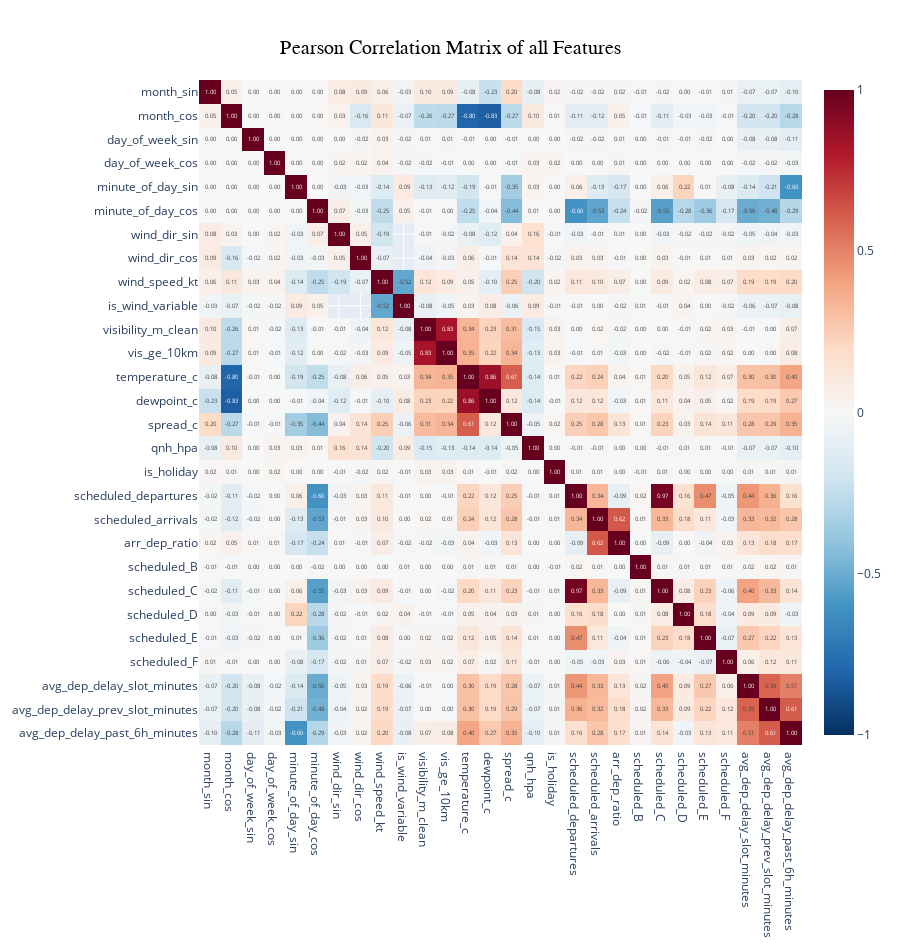

Here is the notebook cell this chart was saved with:
### Markdown cell above
Erstellung einer Korrelationsmatrix für alle Features (jedes Feature gegen jedes).

### Code cell
df = helper_df.copy()

features = [
    "month_sin", "month_cos",
    "day_of_week_sin", "day_of_week_cos",
    "minute_of_day_sin", "minute_of_day_cos",
    "wind_dir_sin", "wind_dir_cos",
    "wind_speed_kt",
    "is_wind_variable",
    "visibility_m_clean",
    "vis_ge_10km",
    "temperature_c",
    "dewpoint_c",
    "spread_c",
    "qnh_hpa",
    "is_holiday",
    "scheduled_departures",
    "scheduled_arrivals",
    "arr_dep_ratio",
    "scheduled_B",
    "scheduled_C",
    "scheduled_D",
    "scheduled_E",
    "scheduled_F",
    "avg_dep_delay_slot_minutes",
    "avg_dep_delay_prev_slot_minutes",
    "avg_dep_delay_past_6h_minutes",
]

corr_df = df[features].copy()

# --- Compute correlation matrix ---
corr_matrix = corr_df.corr(method="pearson")

# --- Plotly heatmap ---
fig = px.imshow(
    corr_matrix,
    text_auto=".2f",          # Values inside cells
    aspect="auto",           # Fit cell sizes
    color_continuous_scale="RdBu_r", # Diverging red–blue scale
    zmin=-1,                 # Fix scale from -1 to 1
    zmax=1
)

# Centre title, adjust fonts, margins, and overall height
fig.update_layout(
    title=dict(
        text="Pearson Correlation Matrix of all Features",
        x=0.5, xanchor="center", yanchor="top"
    ),
    title_font=dict(size=20, family="Arial", color="black"),
    height=950,
    margin=dict(t=80, b=70)
)

fig.show()

### Figure 1 — Plotly figure (JSON) as saved in the notebook; plotly's stock layout.template omitted (floating-point values rounded to 4 significant figures; data arrays with more than 128 entries replaced by an {"elided": "..."} marker saying what was removed)
{"data": [{"coloraxis": "coloraxis", "hovertemplate": "x: %{x}<br>y: %{y}<br>color: %{z}<extra></extra>", "name": "0", "texttemplate": "%{z:.2f}", "type": "heatmap", "x": ["month_sin", "month_cos", "day_of_week_sin", "day_of_week_cos", "minute_of_day_sin", "minute_of_day_cos", "wind_dir_sin", "wind_dir_cos", "wind_speed_kt", "is_wind_variable", "visibility_m_clean", "vis_ge_10km", "temperature_c", "dewpoint_c", "spread_c", "qnh_hpa", "is_holiday", "scheduled_departures", "scheduled_arrivals", "arr_dep_ratio", "scheduled_B", "scheduled_C", "scheduled_D", "scheduled_E", "scheduled_F", "avg_dep_delay_slot_minutes", "avg_dep_delay_prev_slot_minutes", "avg_dep_delay_past_6h_minutes"], "xaxis": "x", "y": ["month_sin", "month_cos", "day_of_week_sin", "day_of_week_cos", "minute_of_day_sin", "minute_of_day_cos", "wind_dir_sin", "wind_dir_cos", "wind_speed_kt", "is_wind_variable", "visibility_m_clean", "vis_ge_10km", "temperature_c", "dewpoint_c", "spread_c", "qnh_hpa", "is_holiday", "scheduled_departures", "scheduled_arrivals", "arr_dep_ratio", "scheduled_B", "scheduled_C", "scheduled_D", "scheduled_E", "scheduled_F", "avg_dep_delay_slot_minutes", "avg_dep_delay_prev_slot_minutes", "avg_dep_delay_past_6h_minutes"], "yaxis": "y", "z": {"elided": "28x28 float values"}}], "layout": {"coloraxis": {"cmax": 1, "cmin": -1, "colorscale": [[0, "rgb(5,48,97)"], [0.1, "rgb(33,102,172)"], [0.2, "rgb(67,147,195)"], [0.3, "rgb(146,197,222)"], [0.4, "rgb(209,229,240)"], [0.5, "rgb(247,247,247)"], [0.6, "rgb(253,219,199)"], [0.7, "rgb(244,165,130)"], [0.8, "rgb(214,96,77)"], [0.9, "rgb(178,24,43)"], [1, "rgb(103,0,31)"]]}, "height": 950, "margin": {"b": 70, "t": 80}, "title": {"font": {"color": "black", "family": "Arial", "size": 20}, "text": "Pearson Correlation Matrix of all Features", "x": 0.5, "xanchor": "center", "yanchor": "top"}, "xaxis": {"anchor": "y", "domain": [0, 1]}, "yaxis": {"anchor": "x", "autorange": "reversed", "domain": [0, 1]}}}
